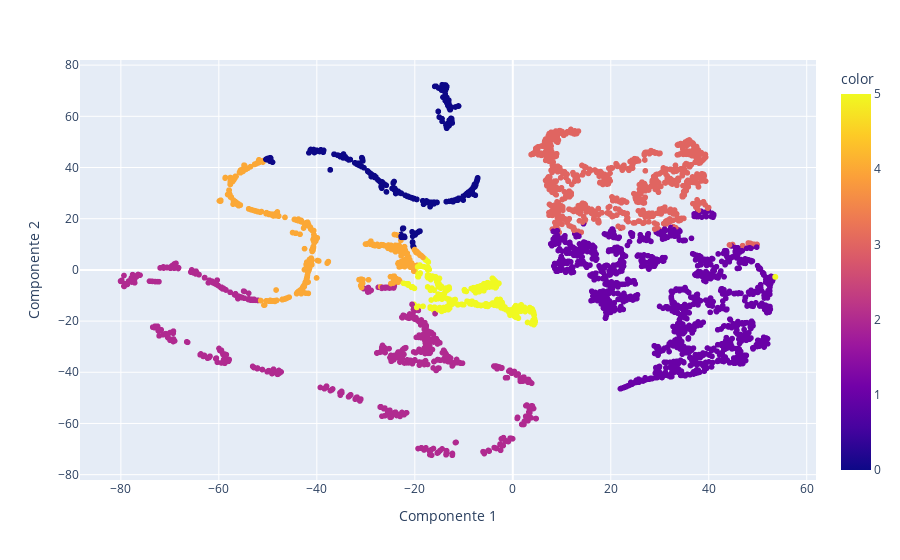

Notebook code cell kept with this figure:
### Markdown cell above
**Respuesta Esperada:**

|         | Length  | Recency   | Frequency | Monetary | Periodicity |       |
|---------|---------|-----------|----------|-------------|-------|-------|
| Cluster |         |           |          |             |       |       |
|    0    |   258.8 |      45.2 |     76.1 |      1107.7 | 107.6 |   449 |
|    1    |    76.1 |     217.6 |     45.5 |       791.7 |  14.1 |   466 |
|    2    |   368.5 |       4.8 |   2715.0 |    226621.6 |   4.2 |     4 |
|    3    |    85.3 |      45.7 |     65.8 |      1047.0 |  10.5 |   987 |
|    4    |   347.2 |      15.9 |   1658.0 |     35829.3 |   8.0 |    25 |
|    5    |   298.0 |      29.8 |    183.8 |      3639.9 |  32.0 |  1188 |

### Code cell


### Figure 1 — Plotly figure (JSON) as saved in the notebook; plotly's stock layout.template omitted (floating-point values rounded to 4 significant figures; data arrays with more than 128 entries replaced by an {"elided": "..."} marker saying what was removed)
{"data": [{"hovertemplate": "Componente 1=%{x}<br>Componente 2=%{y}<br>color=%{marker.color}<extra></extra>", "legendgroup": "", "marker": {"color": {"elided": "4314 int values"}, "coloraxis": "coloraxis", "symbol": "circle"}, "mode": "markers", "name": "", "showlegend": false, "type": "scattergl", "x": {"elided": "4314 float values"}, "xaxis": "x", "y": {"elided": "4314 float values"}, "yaxis": "y"}], "layout": {"coloraxis": {"colorbar": {"title": {"text": "color"}}, "colorscale": [[0, "#0d0887"], [0.1111, "#46039f"], [0.2222, "#7201a8"], [0.3333, "#9c179e"], [0.4444, "#bd3786"], [0.5556, "#d8576b"], [0.6667, "#ed7953"], [0.7778, "#fb9f3a"], [0.8889, "#fdca26"], [1, "#f0f921"]]}, "legend": {"tracegroupgap": 0}, "margin": {"t": 60}, "xaxis": {"anchor": "y", "domain": [0, 1], "title": {"text": "Componente 1"}}, "yaxis": {"anchor": "x", "domain": [0, 1], "title": {"text": "Componente 2"}}}}
